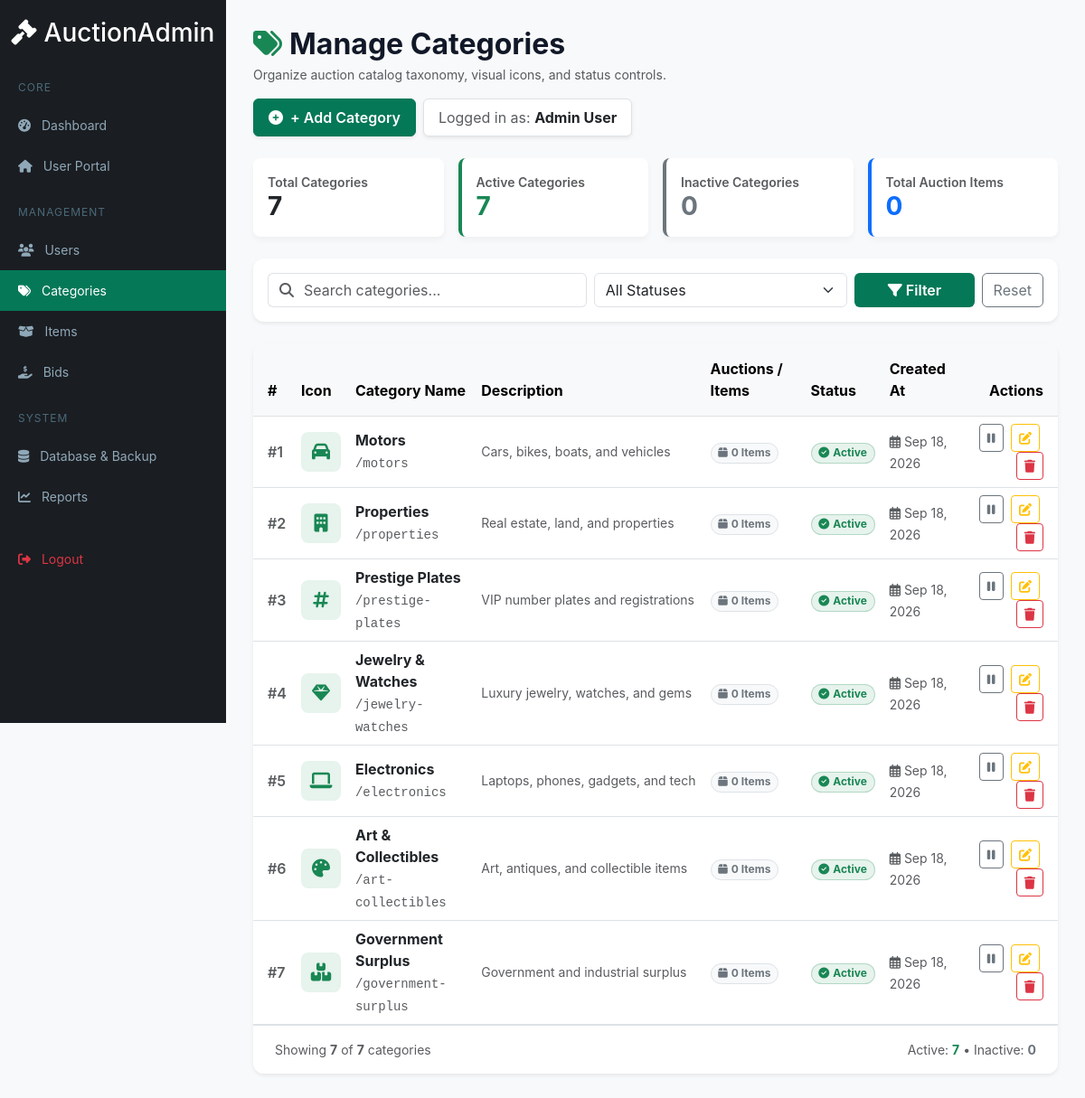
Screenshot of /admin/categories.php (signed in) with the database file from the repository.
### tables this page shows
CREATE TABLE IF NOT EXISTS categories (
    id INT AUTO_INCREMENT PRIMARY KEY,
    name VARCHAR(100) NOT NULL UNIQUE,
    slug VARCHAR(100) NOT NULL UNIQUE,
    description TEXT NULL,
    icon VARCHAR(50) NULL DEFAULT 'fa-tag',
    image VARCHAR(255) NULL,
    parent_id INT NULL,
    sort_order INT NOT NULL DEFAULT 0,
    status ENUM('active', 'inactive') NOT NULL DEFAULT 'active',
    created_at TIMESTAMP DEFAULT CURRENT_TIMESTAMP,
    updated_at TIMESTAMP DEFAULT CURRENT_TIMESTAMP ON UPDATE CURRENT_TIMESTAMP,
    FOREIGN KEY (parent_id) REFERENCES categories(id) ON DELETE SET NULL,
    INDEX idx_categories_slug (slug),
    INDEX idx_categories_status (status)
);

### admin/categories.php (the view, shortened to what the rows shown need)
<?php
include_once __DIR__ . '/../includes/database.php';
if (!function_exists('format_fa_icon')) {
    function format_fa_icon(?string $icon): string {
        $icon = trim((string)$icon);
        if (strpos($icon, 'fa-') === 0) {
            return 'fa-solid ' . $icon;
        }
        return 'fa-solid fa-' . $icon;
    }
}
if (!class_exists('CategoryService')) {
class CategoryService
{
    private PDO $pdo;
    public function __construct(?PDO $pdo = null)
    {
        $this->pdo = $pdo ?? Database::getPdo();
    }
    public function getAll(string $search = '', string $status = ''): array
    {
        $sql = "SELECT c.*,
                       (SELECT COUNT(*) FROM items i WHERE i.category_id = c.id) AS item_count
                FROM categories c
                WHERE 1=1";
        $params = [];
        $sql .= " ORDER BY c.sort_order ASC, c.name ASC";
        $stmt = $this->pdo->prepare($sql);
        $stmt->execute($params);
        return $stmt->fetchAll(PDO::FETCH_ASSOC);
    }
}
}
$categoryService = new CategoryService();
$search_query  = trim($_GET['search'] ?? '');
$status_filter = trim($_GET['status'] ?? '');
$categories = $categoryService->getAll($search_query, $status_filter);
?>
<!DOCTYPE html>
<html lang="en">
<head>
    <link href="https://cdn.jsdelivr.net/npm/bootstrap@5.3.0/dist/css/bootstrap.min.css" rel="stylesheet">
    <link href="https://cdnjs.cloudflare.com/ajax/libs/font-awesome/6.4.0/css/all.min.css" rel="stylesheet">
</head>
<body>
    <div class="main-content">
        <div class="d-flex justify-content-between align-items-center mb-4 flex-wrap gap-3">
            <div>
                <h2 class="fw-bold mb-1" style="color: #111827;">
                    <i class="fas fa-tags me-2 text-success"></i>Manage Categories
                </h2>
            </div>
        </div>
        <div class="card border-0 shadow-sm" style="border-radius: 12px; overflow: hidden;">
            <div class="card-body p-0">
                <div class="table-responsive">
                    <table class="table table-hover align-middle mb-0">
                        <thead class="table-light">
                            <tr>
                                <th class="py-3 ps-3">#</th>
                                <th class="py-3">Icon</th>
                                <th class="py-3">Category Name</th>
                                <th class="py-3">Description</th>
                                <th class="py-3">Auctions / Items</th>
                                <th class="py-3">Status</th>
                                <th class="py-3">Created At</th>
                                <th class="py-3 text-end pe-3">Actions</th>
                            </tr>
                        </thead>
                        <tbody>
                            <?php if (!empty($categories)): ?>
                                <?php foreach ($categories as $cat): ?>
                                    <tr>
                                        <td class="ps-3 text-muted fw-semibold">#<?php echo $cat['id']; ?></td>
                                        <td>
                                            <div class="d-inline-flex align-items-center justify-content-center rounded-3 bg-success bg-opacity-10 text-success" style="width: 44px; height: 44px; font-size: 1.25rem;">
                                                <i class="<?php echo htmlspecialchars(format_fa_icon($cat['icon'] ?? 'fa-tag')); ?>"></i>
                                            </div>
                                        </td>
                                        <td>
                                            <div class="fw-bold text-dark fs-6"><?php echo htmlspecialchars($cat['name']); ?></div>
                                            <code class="text-muted small">/<?php echo htmlspecialchars($cat['slug']); ?></code>
                                        </td>
                                        <td>
                                            <div class="text-muted small text-truncate" style="max-width: 250px;" title="<?php echo htmlspecialchars($cat['description'] ?? ''); ?>">
                                                <?php echo htmlspecialchars(!empty($cat['description']) ? $cat['description'] : '—'); ?>
                                            </div>
                                        </td>
                                        <td>
                                            <?php if ((int)$cat['item_count'] > 0): ?>
                                                <a href="items.php?search=<?php echo urlencode($cat['name']); ?>" class="badge bg-success bg-opacity-10 text-success text-decoration-none px-2.5 py-1.5 rounded-pill fw-semibold">
                                                    <i class="fas fa-gavel me-1"></i><?php echo number_format($cat['item_count']); ?> Items
                                                </a>
                                            <?php else: ?>
                                                <span class="badge bg-light text-secondary border px-2.5 py-1.5 rounded-pill">
                                                    <i class="fas fa-box me-1"></i>0 Items
                                                </span>
                                            <?php endif; ?>
                                        </td>
                                        <td>
                                            <?php if ($cat['status'] === 'active'): ?>
                                                <span class="badge bg-success bg-opacity-10 text-success border border-success border-opacity-25 px-2.5 py-1.5 rounded-pill">
                                                    <i class="fas fa-circle-check me-1"></i>Active
                                                </span>
                                            <?php else: ?>
                                                <span class="badge bg-secondary bg-opacity-10 text-secondary border border-secondary border-opacity-25 px-2.5 py-1.5 rounded-pill">
                                                    <i class="fas fa-circle-xmark me-1"></i>Inactive
                                                </span>
                                            <?php endif; ?>
                                        </td>
                                        <td>
                                            <span class="text-muted small">
                                                <i class="far fa-calendar-alt me-1"></i><?php echo date('M d, Y', strtotime($cat['created_at'])); ?>
                                            </span>
                                        </td>
                                        <td class="text-end pe-3">
                                            <form method="POST" class="d-inline" title="Toggle Status (Active/Inactive)">
                                                <button type="submit" class="btn btn-sm <?php echo $cat['status'] === 'active' ? 'btn-outline-secondary' : 'btn-outline-success'; ?> me-1" title="<?php echo $cat['status'] === 'active' ? 'Deactivate' : 'Activate'; ?>">
                                                    <i class="fas <?php echo $cat['status'] === 'active' ? 'fa-pause' : 'fa-play'; ?>"></i>
                                                </button>
                                            </form>
                                            <button type="button"
                                                    class="btn btn-sm btn-outline-warning me-1 edit-cat-trigger"
                                                    data-bs-toggle="modal"
                                                    data-bs-target="#editCategoryModal"
                                                    data-id="<?php echo $cat['id']; ?>"
                                                    data-name="<?php echo htmlspecialchars($cat['name']); ?>"
                                                    data-slug="<?php echo htmlspecialchars($cat['slug']); ?>"
                                                    data-description="<?php echo htmlspecialchars($cat['description'] ?? ''); ?>"
                                                    data-icon="<?php echo htmlspecialchars($cat['icon'] ?? 'fa-tag'); ?>"
                                                    data-status="<?php echo htmlspecialchars($cat['status']); ?>"
                                                    data-items="<?php echo (int)$cat['item_count']; ?>"
                                                    title="Edit Category">
                                                <i class="fas fa-edit"></i>
                                            </button>
                                            <button type="button"
                                                    class="btn btn-sm btn-outline-danger delete-cat-trigger"
                                                    data-bs-toggle="modal"
                                                    data-bs-target="#deleteCategoryModal"
                                                    data-id="<?php echo $cat['id']; ?>"
                                                    data-name="<?php echo htmlspecialchars($cat['name']); ?>"
                                                    data-icon="<?php echo htmlspecialchars($cat['icon'] ?? 'fa-tag'); ?>"
                                                    data-items="<?php echo (int)$cat['item_count']; ?>"
                                                    title="Delete Category">
                                                <i class="fas fa-trash"></i>
                                            </button>
                                        </td>
                                    </tr>
                                <?php endforeach; ?>
                            <?php endif; ?>
                        </tbody>
                    </table>
                </div>
            </div>
        </div>
    </div>
</body>
</html>

### rows the page displays
categories: id "1", name "Motors", slug "motors", description "Cars, bikes, boats, and vehicles", status "active" (drawn), created_at "Sep 18, 2026"
categories: id "2", name "Properties", slug "properties", description "Real estate, land, and properties", status "active" (drawn), created_at "Sep 18, 2026"
categories: id "3", name "Prestige Plates", slug "prestige-plates", description "VIP number plates and registrations", status "active" (drawn), created_at "Sep 18, 2026"
categories: id "4", name "Jewelry & Watches", slug "jewelry-watches", description "Luxury jewelry, watches, and gems", status "active" (drawn), created_at "Sep 18, 2026"
categories: id "5", name "Electronics", slug "electronics", description "Laptops, phones, gadgets, and tech", status "active" (drawn), created_at "Sep 18, 2026"
categories: id "6", name "Art & Collectibles", slug "art-collectibles", description "Art, antiques, and collectible items", status "active" (drawn), created_at "Sep 18, 2026"
categories: id "7", name "Government Surplus", slug "government-surplus", description "Government and industrial surplus", status "active" (drawn), created_at "Sep 18, 2026"

### other values shown
$_SESSION['user_name'] "Admin User"
$stats['total'] "7"
$stats['active'] "7"
$stats['inactive'] "0"
$stats['total_items'] "0"
count($categories) "7"
